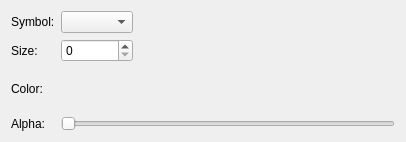
<?xml version="1.0" encoding="UTF-8"?>
<ui version="4.0">
 <class>Form</class>
 <widget class="QWidget" name="Form">
  <property name="geometry">
   <rect>
    <x>0</x>
    <y>0</y>
    <width>406</width>
    <height>142</height>
   </rect>
  </property>
  <property name="windowTitle">
   <string>Form</string>
  </property>
  <layout class="QGridLayout" name="gridLayout">
   <item row="0" column="0">
    <widget class="QLabel" name="label">
     <property name="text">
      <string>Symbol:</string>
     </property>
    </widget>
   </item>
   <item row="2" column="0">
    <widget class="QLabel" name="label_3">
     <property name="text">
      <string>Size:</string>
     </property>
    </widget>
   </item>
   <item row="2" column="2">
    <widget class="QSpinBox" name="value_size"/>
   </item>
   <item row="4" column="0">
    <widget class="QLabel" name="label_4">
     <property name="text">
      <string>Alpha:</string>
     </property>
    </widget>
   </item>
   <item row="3" column="2">
    <widget class="ColorWidget" name="label_color">
     <property name="sizePolicy">
      <sizepolicy hsizetype="Preferred" vsizetype="Minimum">
       <horstretch>0</horstretch>
       <verstretch>0</verstretch>
      </sizepolicy>
     </property>
     <property name="text">
      <string/>
     </property>
    </widget>
   </item>
   <item row="3" column="0">
    <widget class="QLabel" name="label_2">
     <property name="text">
      <string>Color:</string>
     </property>
    </widget>
   </item>
   <item row="0" column="2">
    <widget class="QComboBox" name="combo_symbol"/>
   </item>
   <item row="4" column="2" colspan="2">
    <widget class="QSlider" name="slider_alpha">
     <property name="orientation">
      <enum>Qt::Horizontal</enum>
     </property>
    </widget>
   </item>
   <item row="2" column="3">
    <spacer name="horizontalSpacer">
     <property name="orientation">
      <enum>Qt::Horizontal</enum>
     </property>
     <property name="sizeHint" stdset="0">
      <size>
       <width>40</width>
       <height>20</height>
      </size>
     </property>
    </spacer>
   </item>
   <item row="0" column="3">
    <spacer name="horizontalSpacer_2">
     <property name="orientation">
      <enum>Qt::Horizontal</enum>
     </property>
     <property name="sizeHint" stdset="0">
      <size>
       <width>40</width>
       <height>20</height>
      </size>
     </property>
    </spacer>
   </item>
   <item row="3" column="3">
    <spacer name="horizontalSpacer_3">
     <property name="orientation">
      <enum>Qt::Horizontal</enum>
     </property>
     <property name="sizeHint" stdset="0">
      <size>
       <width>40</width>
       <height>20</height>
      </size>
     </property>
    </spacer>
   </item>
  </layout>
 </widget>
 <customwidgets>
  <customwidget>
   <class>ColorWidget</class>
   <extends>QLabel</extends>
   <header>glue.core.qt.style_dialog</header>
  </customwidget>
 </customwidgets>
 <resources/>
 <connections/>
</ui>
